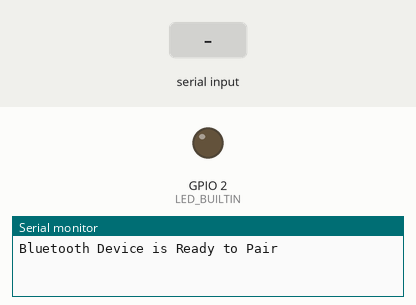
Bench run of a sketch on a simulated ESP32. Parts: output pins drawn as LEDs (lit = HIGH), the last lines printed to the serial monitor. The test bench sets the inputs (shaded band). Nothing arrives over Bluetooth unless stated.

Above: at 1.2 s.
1.3 s: "1" received over the second serial link
At 2.0 s:
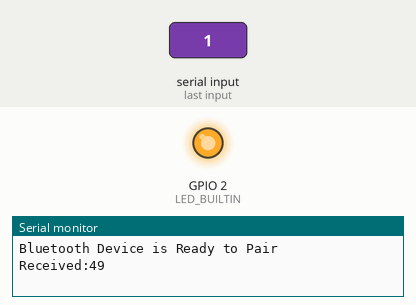
2.8 s: "0" received over the second serial link
At 3.4 s:
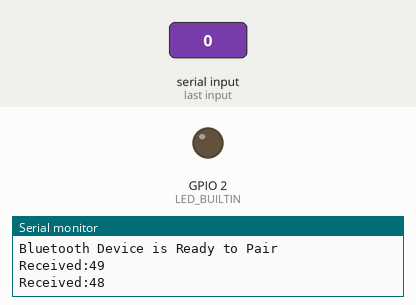
Timing chart, 0 to 5.8 s (numbered marks = the images above; inputs shaded):
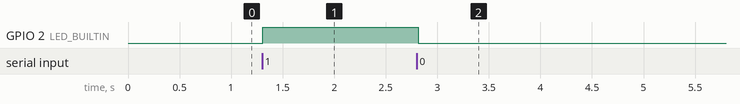

Measured:
- after the input at 1.3 s, GPIO 2 (LED_BUILTIN): LOW → HIGH at once
- after the input at 2.8 s, GPIO 2 (LED_BUILTIN): HIGH → LOW at once

The sketch:

Bluetooth_Serial.ino
```cpp
#include "BluetoothSerial.h" //Header File for Serial Bluetooth

BluetoothSerial BTSerial; //Object for Bluetooth

int incoming;
int LED_BUILTIN = 2;

void setup()
{
	Serial.begin(9600);				   //Start Serial monitor in 9600
	BTSerial.begin("BLE_LED_Control"); //Name of your Bluetooth Signal
	Serial.println("Bluetooth Device is Ready to Pair");

	pinMode(LED_BUILTIN, OUTPUT); //Specify that LED pin is output
}

void loop()
{

	if (BTSerial.available()) //Check if we receive anything from Bluetooth
	{
		incoming = BTSerial.read(); //Read what we recevive
		Serial.print("Received:");
		Serial.println(incoming);

		if (incoming == 49)
		{
			digitalWrite(LED_BUILTIN, HIGH);
			BTSerial.println("LED turned ON");
		}

		if (incoming == 48)
		{
			digitalWrite(LED_BUILTIN, LOW);
			BTSerial.println("LED turned OFF");
		}
	}
	delay(20);
}
```
